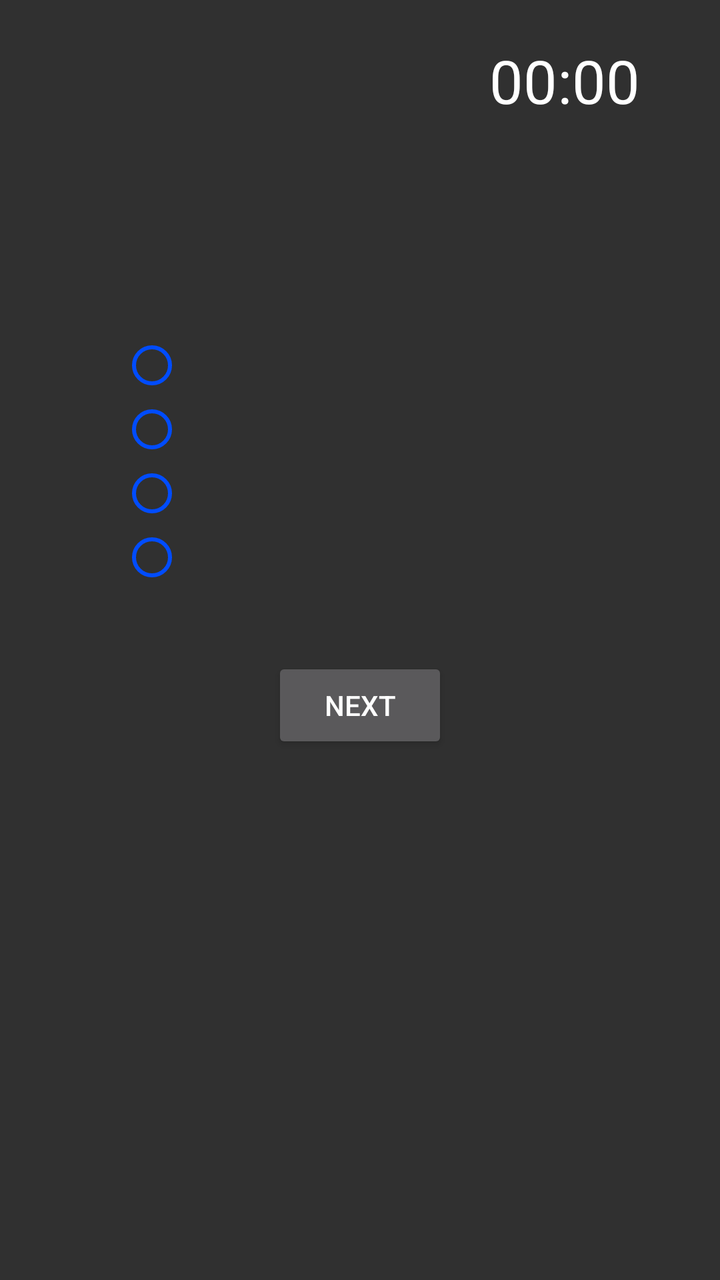
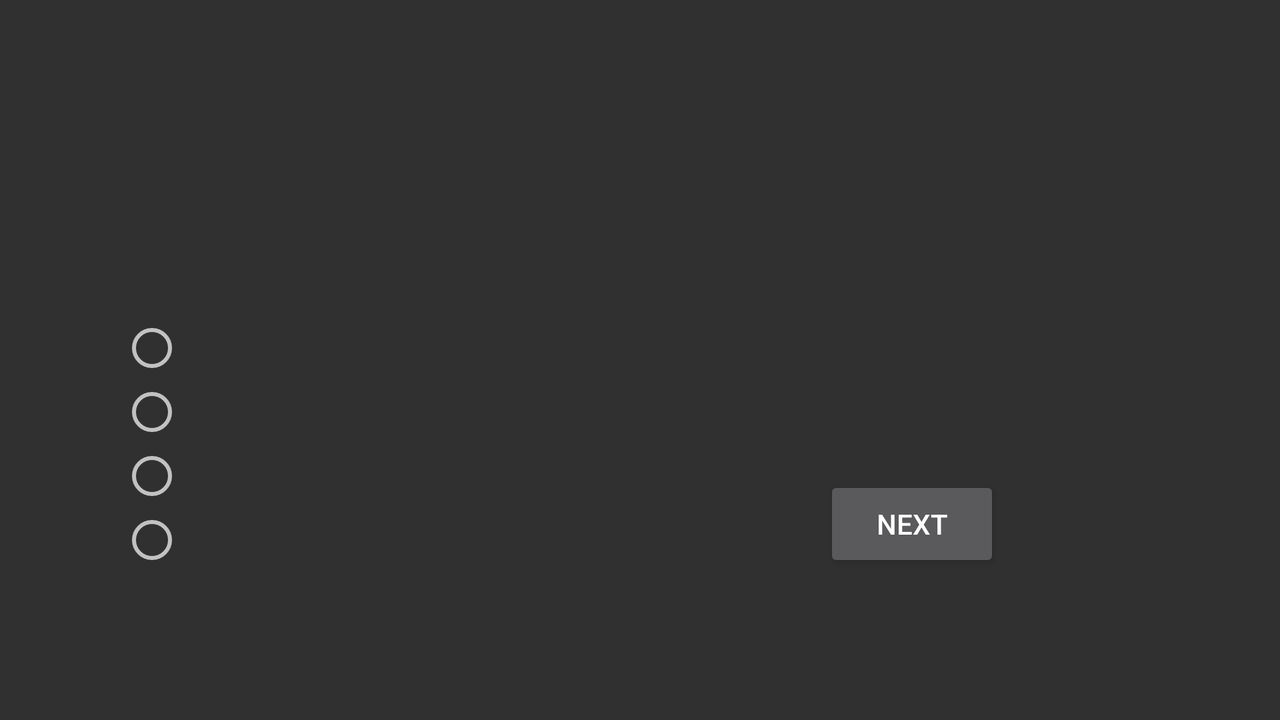

One screen, two layout resources from the same app: the default and the repository's alternative for another configuration. Each is rendered where Android would select it; the XML of both is given below.
<!-- AndroidManifest.xml: application theme AppTheme -->
<!-- res/layout/activity_normal.xml -->
<?xml version="1.0" encoding="utf-8"?>
<LinearLayout xmlns:android="http://schemas.android.com/apk/res/android"
    xmlns:tools="http://schemas.android.com/tools"
    android:id="@+id/activity_easy"
    android:layout_width="match_parent"
    android:layout_height="match_parent"
    android:paddingBottom="@dimen/activity_vertical_margin"
    android:paddingLeft="@dimen/activity_horizontal_margin"
    android:paddingRight="@dimen/activity_horizontal_margin"
    android:paddingTop="@dimen/activity_vertical_margin"
    tools:context="com.itrio.iqtest.Easy"
    android:gravity="top"
    android:orientation="vertical">

    <Chronometer
        android:layout_width="wrap_content"
        android:layout_height="wrap_content"
        android:textSize="30sp"
        android:layout_gravity="right"
        android:countDown="true"
        android:id="@+id/timer_n"
        android:text="15"
        android:paddingRight="20dp"
        android:paddingBottom="50dp"/>

    <TextView
        android:id="@+id/question_normal"
        android:layout_width="wrap_content"
        android:padding="16dp"
        android:layout_height="wrap_content"
        android:textSize="18sp"/>

    <RadioGroup
        android:id="@+id/radio_normal"
        android:orientation="vertical"
        android:layout_gravity="left"
        android:paddingLeft="40dp"
        android:layout_width="wrap_content"
        android:layout_height="wrap_content">
        <RadioButton
            android:id="@+id/n_op1"
            android:layout_width="wrap_content"
            android:layout_height="wrap_content"
            android:buttonTint="@color/radio"
            />
        <RadioButton
            android:id="@+id/n_op2"
            android:layout_width="wrap_content"
            android:layout_height="wrap_content"
            android:buttonTint="@color/radio"
            />
        <RadioButton
            android:id="@+id/n_op3"
            android:layout_width="wrap_content"
            android:layout_height="wrap_content"
            android:buttonTint="@color/radio"
            />
        <RadioButton
            android:id="@+id/n_op4"
            android:layout_width="wrap_content"
            android:layout_height="wrap_content"
            android:buttonTint="@color/radio"
            />
    </RadioGroup>
    <View
        android:layout_width="0dp"
        android:layout_height="34dp">

    </View>
    <Button
        android:id="@+id/next_normal"
        android:layout_width="wrap_content"
        android:layout_height="wrap_content"
        android:layout_gravity="center"
        android:text="Next"/>

</LinearLayout>
<!-- resources referenced by this layout -->
<resources>
  <color name="radio">#004cff</color>
  <dimen name="activity_horizontal_margin">20dp</dimen>
  <dimen name="activity_vertical_margin">20dp</dimen>
  <style name="AppTheme" parent="Theme.AppCompat">
          
          <item name="colorPrimary">@color/colorPrimary</item>
          <item name="colorPrimaryDark">@color/colorPrimaryDark</item>
          <item name="colorAccent">@color/colorAccent</item>
      </style>
  <color name="colorPrimary">#3F51B5</color>
  <color name="colorPrimaryDark">#303F9F</color>
  <color name="colorAccent">#00ddff</color>
</resources>
<!-- res/layout-land/activity_normal.xml (the repository's variant of the layout above) -->
<!-- drawn on the phone turned sideways -->
<?xml version="1.0" encoding="utf-8"?>
<LinearLayout xmlns:android="http://schemas.android.com/apk/res/android"
    xmlns:tools="http://schemas.android.com/tools"
    android:id="@+id/activity_easy"
    android:layout_width="match_parent"
    android:layout_height="match_parent"
    android:paddingBottom="@dimen/activity_vertical_margin"
    android:paddingLeft="@dimen/activity_horizontal_margin"
    android:paddingRight="@dimen/activity_horizontal_margin"
    android:paddingTop="@dimen/activity_vertical_margin"
    tools:context="com.itrio.iqtest.Easy"
    android:gravity="center"
    android:orientation="vertical">

    <TextView
        android:id="@+id/question_normal"
        android:layout_width="wrap_content"
        android:padding="30dp"
        android:layout_height="wrap_content"
        android:textSize="18sp"/>

    <LinearLayout
        android:layout_width="wrap_content"
        android:orientation="horizontal"
        android:layout_height="wrap_content">



        <RadioGroup
            android:id="@+id/radio_normal"
            android:orientation="vertical"
            android:layout_gravity="left"
            android:paddingLeft="40dp"
            android:paddingRight="200dp"
            android:layout_width="wrap_content"
            android:layout_height="wrap_content">
            <RadioButton
                android:id="@+id/n_op1"
                android:layout_width="wrap_content"
                android:layout_height="wrap_content"
                />
            <RadioButton
                android:id="@+id/n_op2"
                android:layout_width="wrap_content"
                android:layout_height="wrap_content"
                />
            <RadioButton
                android:id="@+id/n_op3"
                android:layout_width="wrap_content"
                android:layout_height="wrap_content"
                />
            <RadioButton
                android:id="@+id/n_op4"
                android:layout_width="wrap_content"
                android:layout_height="wrap_content"
                />
        </RadioGroup>
        <LinearLayout
            android:layout_width="wrap_content"
            android:layout_height="wrap_content"
            android:orientation="vertical">

            <View
                android:layout_width="wrap_content"
                android:layout_height="80dp"  />


            <Button
                android:id="@+id/next_normal"

                android:layout_width="wrap_content"
                android:layout_height="wrap_content"
                android:text="Next"
                android:layout_gravity="center_horizontal"/>
        </LinearLayout>
    </LinearLayout>

</LinearLayout>
<!-- resources referenced by the variant -->
<!-- as the phone turned sideways resolves them -->
<resources>
  <dimen name="activity_horizontal_margin">20dp</dimen>
  <dimen name="activity_vertical_margin">20dp</dimen>
  <style name="AppTheme" parent="Theme.AppCompat">
          
          <item name="colorPrimary">@color/colorPrimary</item>
          <item name="colorPrimaryDark">@color/colorPrimaryDark</item>
          <item name="colorAccent">@color/colorAccent</item>
      </style>
  <color name="colorPrimary">#3F51B5</color>
  <color name="colorPrimaryDark">#303F9F</color>
  <color name="colorAccent">#00ddff</color>
</resources>
